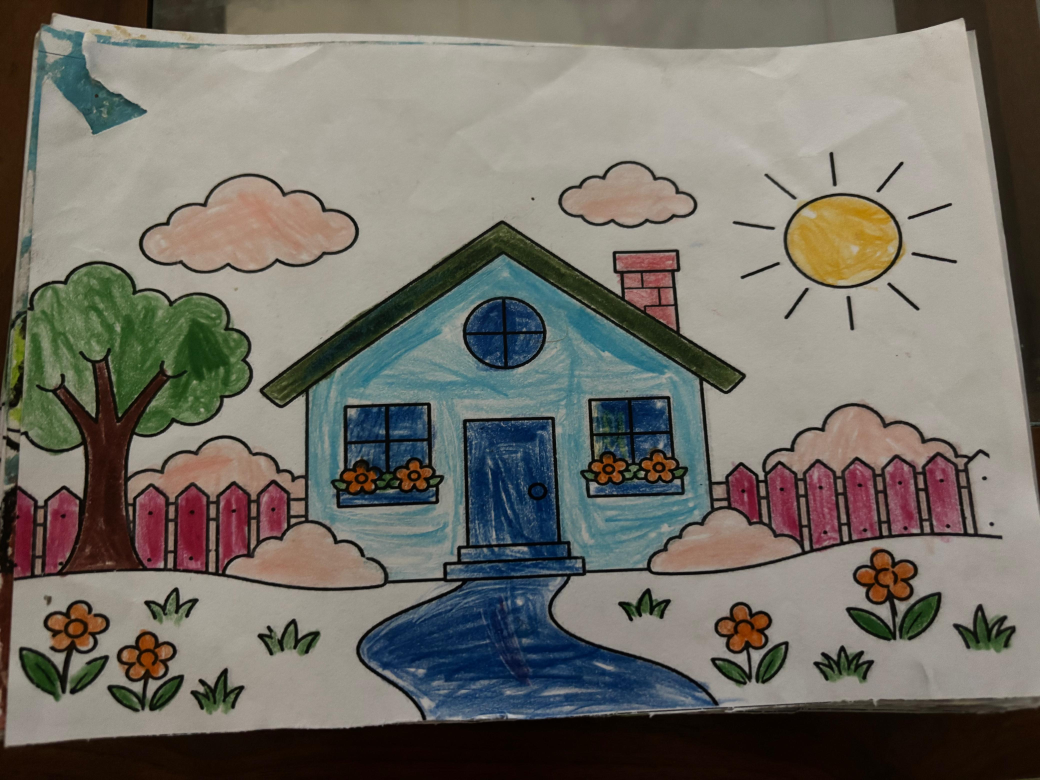
#> input picture ai-service/data/images/creative_coloring/S001_CC01.jpeg, 4160 x 3120 px (shown at 1/4 size)
$ python -i colour_analysis.py   (imports and definitions only)
#> lines starting #> are read from the running program, lines starting #| are printed output that depends on the picture; after the words box and inside, x2 and y2 are one past the last pixel; in counts of white or black regions, pixels touching at a corner belong together
#> further down, picture is the input picture: PIL image 4160x3120 RGB; mean R, G, B 114.8, 111.5, 103.2
"""Descriptive HSV colour usage, independent of creativity models and scores."""
from collections import deque

import numpy as np
from PIL import Image


def analyse_colours(image: Image.Image) -> dict:
    # Bound work for camera photos. Retain alpha; transparent RGB is not artwork.
    image = image.convert("RGBA")
    image.thumbnail((768, 768), Image.Resampling.LANCZOS)
#> image: PIL image 768x576 RGBA
    rgba = np.asarray(image)
    rgb = rgba[:, :, :3]
    hsv = np.asarray(image.convert("RGB").convert("HSV"), dtype=float) / 255
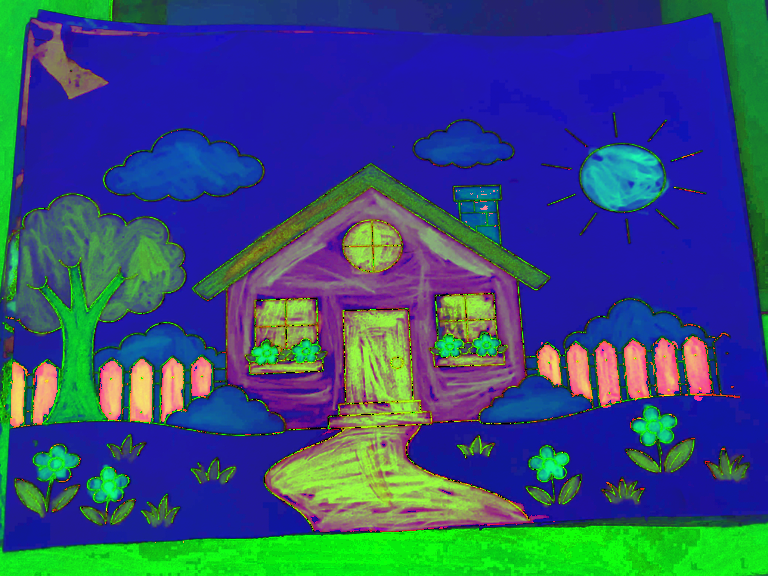
#> hsv: shape (576, 768, 3) float64; mean R, G, B 0.203, 0.304, 0.479
    h, s, v = hsv[:, :, 0] * 360, hsv[:, :, 1], hsv[:, :, 2]
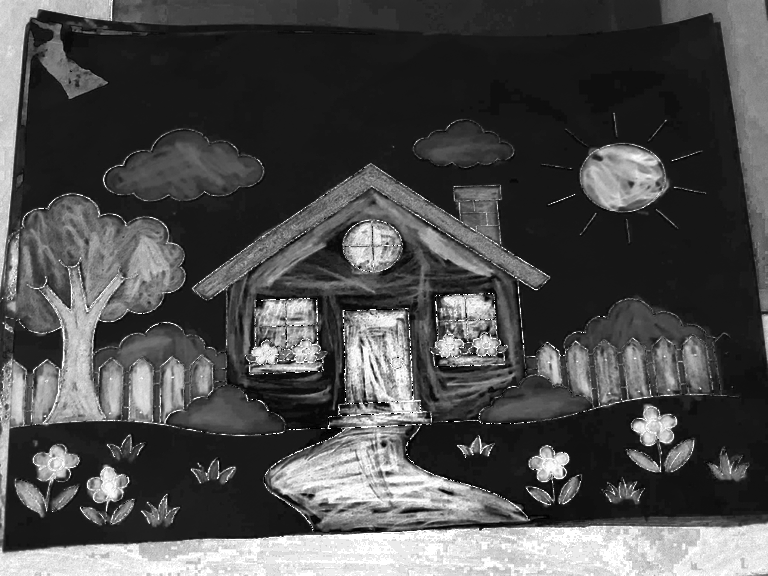
#> s: shape (576, 768) float64; min 0, max 1, mean 0.304
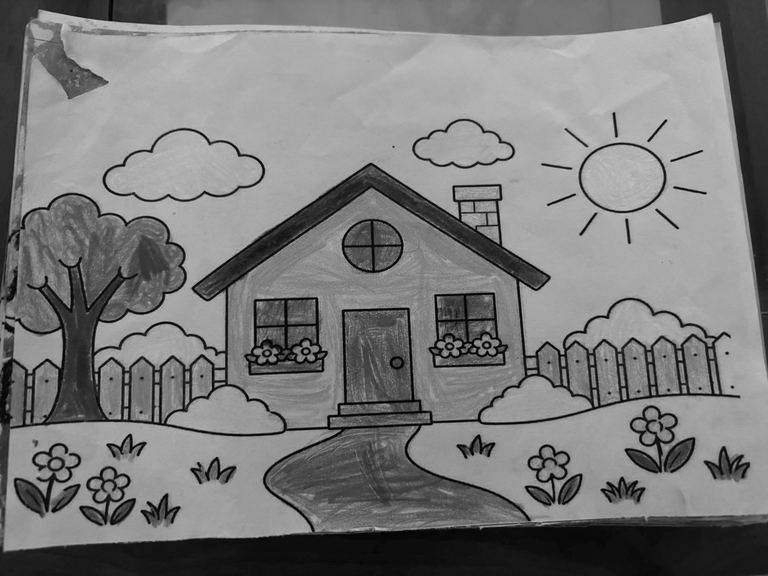
#> v: shape (576, 768) float64; min 0, max 0.812, mean 0.479
    opaque = rgba[:, :, 3] >= 128
#> opaque: shape (576, 768) bool; every value is 1
    white = (s < 0.12) & (v > 0.90)
#> white: shape (576, 768) bool; every value is 0

    # Remove light neutral paper/shadow connected to the photo edges. Interior
    # gray marks and dark outlines remain. This cannot segment every photograph.
    edge_values = np.concatenate((v[0, :], v[-1, :], v[:, 0], v[:, -1]))
#> edge_values = 2688 values, max 0.69 at index 2495, min 0.0157 at index 112, mean 0.238
    edge_saturation = np.concatenate((s[0, :], s[-1, :], s[:, 0], s[:, -1]))
#> edge_saturation = 2688 values, max 1 at index 112, min 0.0588 at index 2515, mean 0.574
    neutral_edges = edge_values[edge_saturation < 0.16]
#> neutral_edges = 372 values, max 0.69 at index 241, min 0.196 at index 225, mean 0.505
    paper_floor = max(0.48, float(np.median(neutral_edges)) - 0.12) if neutral_edges.size else 0.90
#> paper_floor = 0.48
    paper = opaque & (s < 0.16) & (v > paper_floor)
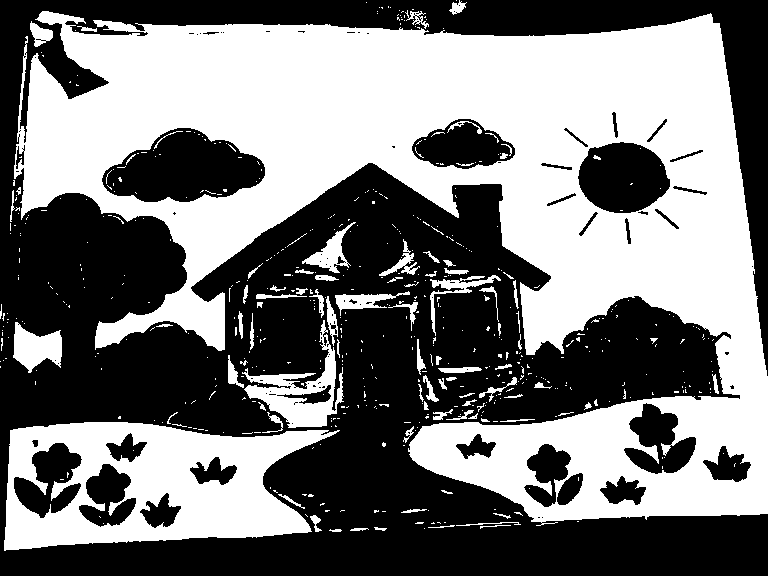
#> paper: shape (576, 768) bool; 47.4% white; 561 white regions (470 under 20 px), largest, box (x1, y1, x2, y2) and area: (14, 11, 768, 526) 169991, (4, 422, 340, 551) 24976, (242, 320, 344, 428) 3490
    background = np.zeros(paper.shape, dtype=bool)
    height, width = paper.shape
    queue = deque()
    for y, x in ([(0, x) for x in range(width)]
                 + [(height - 1, x) for x in range(width)]
                 + [(y, 0) for y in range(height)]
                 + [(y, width - 1) for y in range(height)]):
        if paper[y, x] and not background[y, x]:
            background[y, x] = True
            queue.append((y, x))
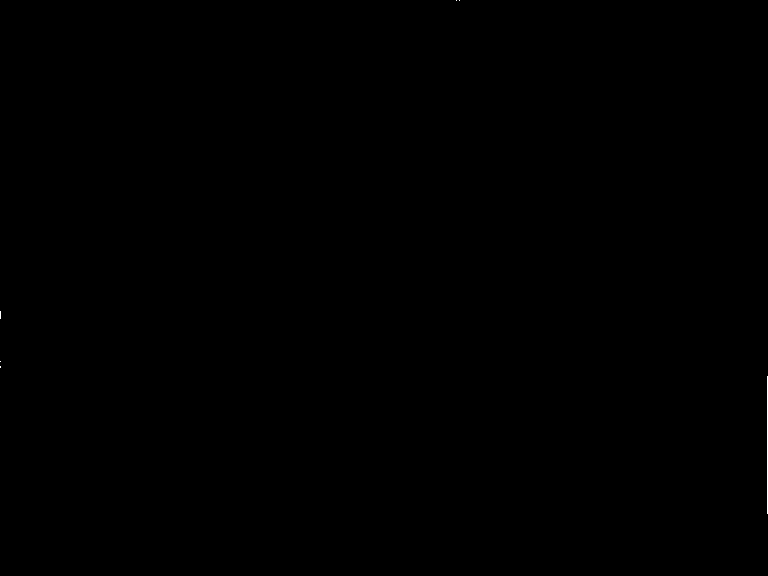
#> background: shape (576, 768) bool; 0.03% white in thin lines or dots, all inside (x1, y1, x2, y2) = (0, 0, 768, 514)
    while queue:
        y, x = queue.popleft()
        for ny, nx in ((y - 1, x), (y + 1, x), (y, x - 1), (y, x + 1)):
            if 0 <= ny < height and 0 <= nx < width and paper[ny, nx] and not background[ny, nx]:
                background[ny, nx] = True
                queue.append((ny, nx))
#> this loop made 170026 passes
#> (y, x) on passes 1 to 3: (0, 456), (0, 459), (311, 0)
#> background: shape (576, 768) bool; 38.4% white; 6 white regions (3 under 20 px), largest, box (x1, y1, x2, y2) and area: (14, 11, 768, 523) 169871, (449, 0, 466, 15) 131, (0, 304, 2, 319) 20
    foreground = opaque & ~white & ~background
    names = np.full(h.shape, "Gray", dtype=object)
    chromatic = s >= 0.16
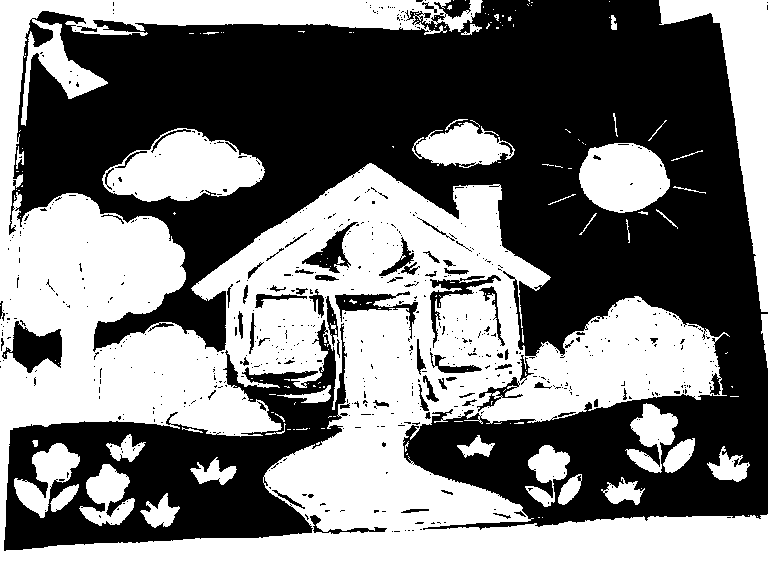
#> chromatic: shape (576, 768) bool; 48.8% white; 167 white regions (125 under 20 px), largest, box (x1, y1, x2, y2) and area: (0, 0, 768, 576) 176469, (659, 0, 768, 312) 10089, (102, 128, 265, 202) 7514
    names[chromatic & ((h < 15) | (h >= 345))] = "Red"
    names[chromatic & (h >= 15) & (h < 45)] = "Orange"
    names[chromatic & (h >= 45) & (h < 70)] = "Yellow"
    names[chromatic & (h >= 70) & (h < 170)] = "Green"
    names[chromatic & (h >= 170) & (h < 260)] = "Blue"
    names[chromatic & (h >= 260) & (h < 345)] = "Purple"
    names[chromatic & ((h >= 315) | (h < 15)) & (s < 0.65) & (v > 0.7)] = "Pink"
    names[chromatic & (h >= 10) & (h < 55) & (v < 0.68)] = "Brown"
    names[v < 0.20] = "Black"
    total = int(foreground.sum())
#> total = 272342
    colours = []
    for name in ("Red", "Blue", "Green", "Yellow", "Orange", "Purple", "Pink", "Brown", "Black", "Gray"):
        selected = foreground & (names == name)
        count = int(selected.sum())
        if not count:
            continue
        mean = np.rint(rgb[selected].mean(axis=0)).astype(int)
        colours.append({"name": name, "hex": "#" + "".join(f"{c:02x}" for c in mean),
                        "percentage": round(count * 100 / total, 2), "pixel_count": count})
#> this loop made 10 passes
#> (count, mean) on passes 1 to 8: (10891, [119, 61, 69]), (51150, [55, 86, 103]), (22647, [72, 93, 58]), (1327, [92, 96, 62]), (6243, [178, 146, 97]), (3858, [126, 54, 72]), (3, [181, 141, 127]), (47757, [122, 99, 81])
#> pass 3, in analyse_colours, `selected = foreground & (names == name)`:
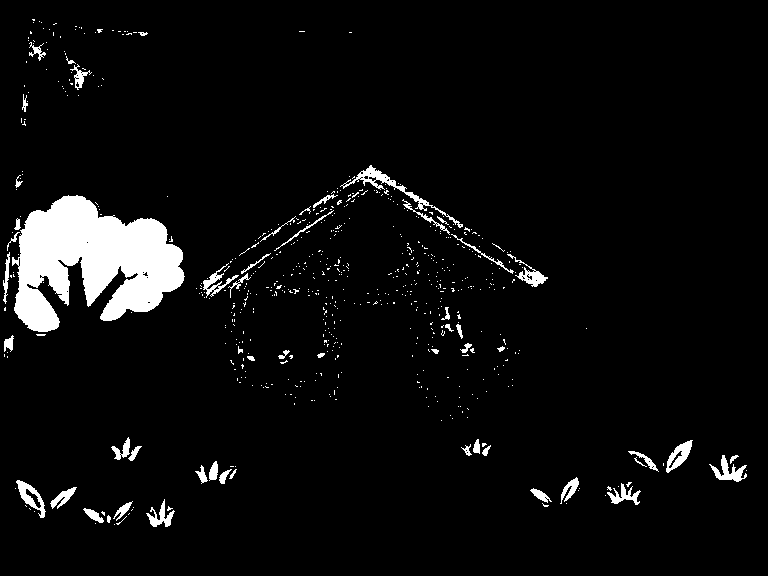
#> selected: shape (576, 768) bool; 5.1% white; 629 white regions (573 under 20 px), largest, box (x1, y1, x2, y2) and area: (12, 195, 185, 332) 14283, (340, 165, 463, 228) 735, (16, 480, 46, 518) 400
#> after the loop, colours = 10 items
    colours.sort(key=lambda colour: colour["pixel_count"], reverse=True)
    return {"colours": colours, "dominant_colour": colours[0]["name"] if colours else None,
            "category_count": len(colours), "drawing_pixels": total,
            "analysed_pixels": width * height, "approximate": True,
            "method": "HSV colour categories with white, transparent and edge-connected neutral paper exclusion",
            "message": "Approximate colour usage among drawing pixels, sampled up to 768 px per side. Lighting, shadows and paper can affect photos. Colour count is not a creativity score."}

>>> from PIL import Image
>>> picture = Image.open('../data/images/creative_coloring/S001_CC01.jpeg')
>>> result = analyse_colours(picture)
#> result = 8 items

$ run again, on ai-service/data/images/creative_coloring/S002_CC01.jpeg
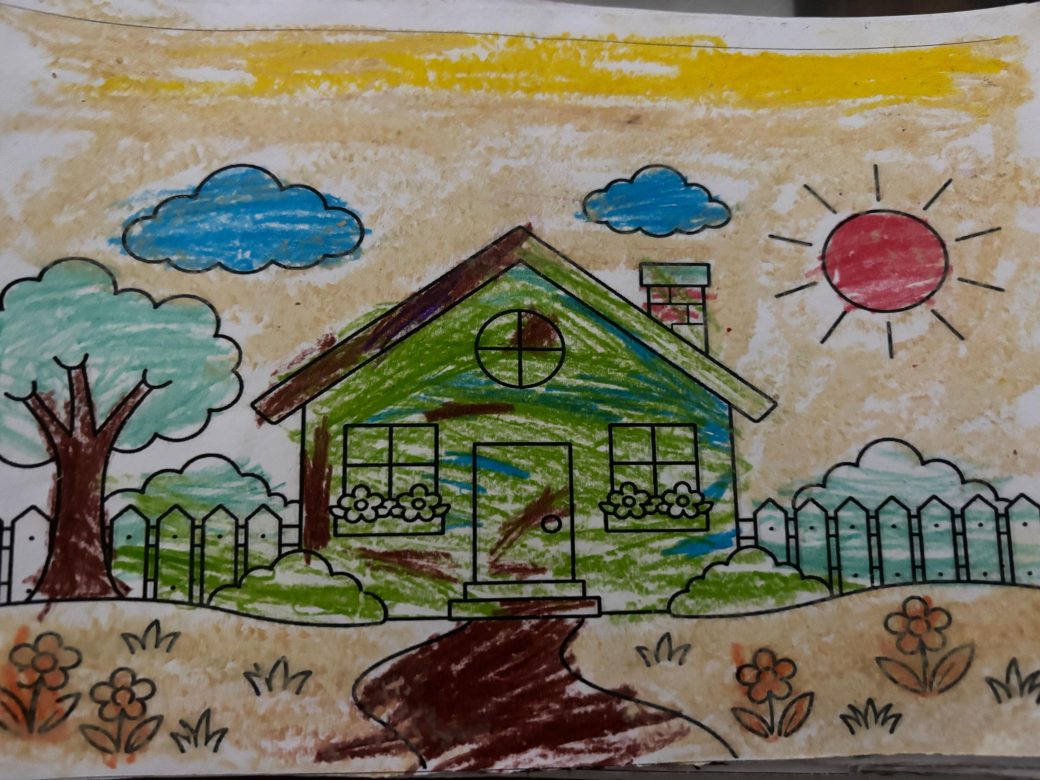
#> input picture ai-service/data/images/creative_coloring/S002_CC01.jpeg, 4160 x 3120 px (shown at 1/4 size)
#> picture is the input picture: PIL image 4160x3120 RGB; mean R, G, B 123.1, 118.4, 97.3
#> opaque: shape (576, 768) bool; every value is 1
#> white: shape (576, 768) bool; every value is 0
#> edge_values = 2688 values, max 0.792 at index 194, min 0 at index 1075, mean 0.437
#> edge_saturation = 2688 values, max 1 at index 869, min 0 at index 83, mean 0.221
#> neutral_edges = 1727 values, max 0.792 at index 185, min 0 at index 726, mean 0.52
#> paper_floor = 0.515
#> paper: shape (576, 768) bool; 22.7% white; 1072 white regions (736 under 20 px), largest, box (x1, y1, x2, y2) and area: (68, 0, 768, 130) 16326, (209, 91, 481, 219) 8410, (0, 0, 82, 163) 6314
#> the loop in analyse_colours, `while queue:` made 34734 passes
#> x on passes 1 to 3: 0, 1, 2
#> after the loop in analyse_colours, `while queue:`:
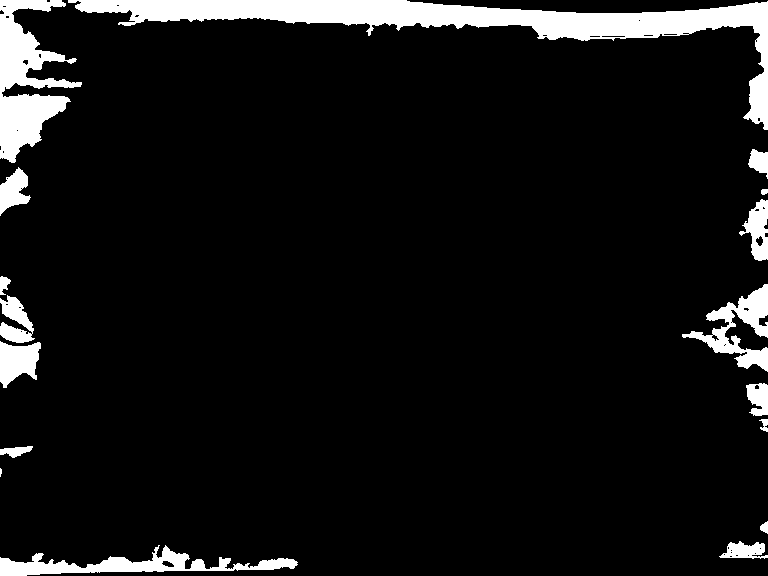
#> background: shape (576, 768) bool; 7.9% white; 17 white regions (1 under 20 px), largest, box (x1, y1, x2, y2) and area: (68, 0, 768, 130) 16326, (0, 0, 82, 163) 6314, (0, 545, 298, 576) 3331
#> chromatic: shape (576, 768) bool; 72.5% white; 1189 black regions (904 under 20 px), largest, box (x1, y1, x2, y2) and area: (68, 0, 768, 130) 18356, (47, 91, 577, 219) 15479, (41, 190, 236, 413) 10360
#> total = 407634
#> the loop in analyse_colours, `for name in ("Red", "Blue", "Green", "Yellow", "Orange", "Purple", "Pi..` made 10 passes
#> (count, mean) on passes 1 to 8: (19338, [95, 49, 49]), (23984, [60, 115, 134]), (63630, [82, 107, 61]), (22894, [167, 144, 41]), (26141, [179, 159, 124]), (400, [117, 82, 97]), (30, [182, 136, 144]), (127427, [144, 125, 101])
#> pass 3, in analyse_colours, `selected = foreground & (names == name)`:
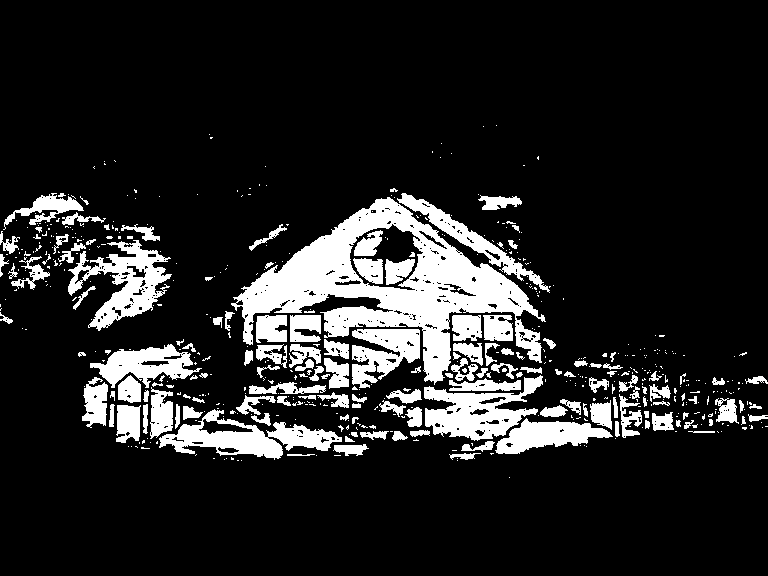
#> selected: shape (576, 768) bool; 14.4% white; 567 white regions (422 under 20 px), largest, box (x1, y1, x2, y2) and area: (231, 197, 546, 385) 18959, (159, 409, 342, 460) 3830, (68, 240, 172, 331) 3790
#> after the loop in analyse_colours, `for name in ("Red", "Blue", "Green", "Yellow", "Orange", "Purple", "Pi..`: colours = 10 items
#> result = 8 items
